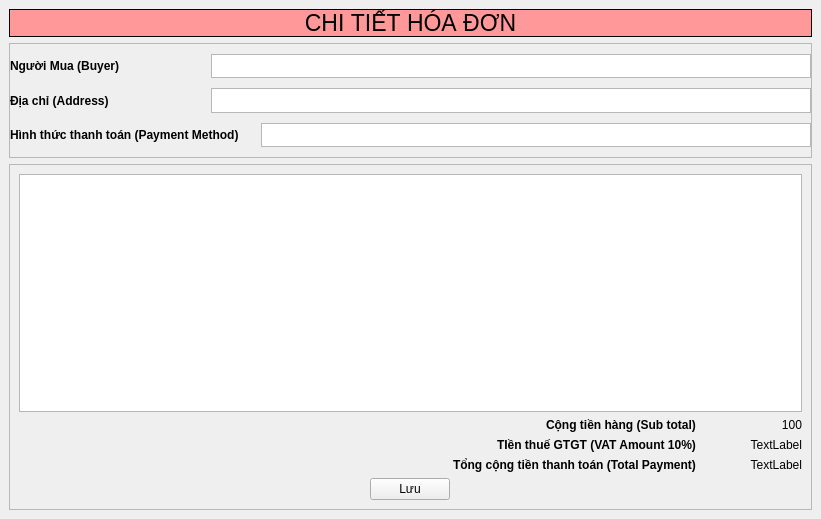
<?xml version="1.0" encoding="UTF-8"?>
<ui version="4.0">
 <class>MainWindow</class>
 <widget class="QMainWindow" name="MainWindow">
  <property name="geometry">
   <rect>
    <x>0</x>
    <y>0</y>
    <width>821</width>
    <height>519</height>
   </rect>
  </property>
  <property name="contextMenuPolicy">
   <enum>Qt::DefaultContextMenu</enum>
  </property>
  <property name="windowTitle">
   <string>Middleware Tool</string>
  </property>
  <property name="windowIcon">
   <iconset>
    <normaloff>small.jpg</normaloff>small.jpg</iconset>
  </property>
  <property name="dockOptions">
   <set>QMainWindow::AllowTabbedDocks</set>
  </property>
  <widget class="QWidget" name="centralwidget">
   <property name="sizePolicy">
    <sizepolicy hsizetype="Minimum" vsizetype="Minimum">
     <horstretch>0</horstretch>
     <verstretch>0</verstretch>
    </sizepolicy>
   </property>
   <property name="minimumSize">
    <size>
     <width>200</width>
     <height>100</height>
    </size>
   </property>
   <layout class="QVBoxLayout" name="verticalLayout_2" stretch="0,1,3">
    <item>
     <widget class="QLabel" name="lbTitle">
      <property name="enabled">
       <bool>true</bool>
      </property>
      <property name="sizePolicy">
       <sizepolicy hsizetype="Preferred" vsizetype="Preferred">
        <horstretch>0</horstretch>
        <verstretch>0</verstretch>
       </sizepolicy>
      </property>
      <property name="baseSize">
       <size>
        <width>9</width>
        <height>0</height>
       </size>
      </property>
      <property name="font">
       <font>
        <pointsize>17</pointsize>
        <kerning>false</kerning>
       </font>
      </property>
      <property name="cursor">
       <cursorShape>ArrowCursor</cursorShape>
      </property>
      <property name="layoutDirection">
       <enum>Qt::LeftToRight</enum>
      </property>
      <property name="autoFillBackground">
       <bool>false</bool>
      </property>
      <property name="styleSheet">
       <string notr="true">background-color: rgb(255, 153, 153)</string>
      </property>
      <property name="frameShape">
       <enum>QFrame::Box</enum>
      </property>
      <property name="text">
       <string>CHI TIẾT HÓA ĐƠN</string>
      </property>
      <property name="textFormat">
       <enum>Qt::PlainText</enum>
      </property>
      <property name="scaledContents">
       <bool>false</bool>
      </property>
      <property name="alignment">
       <set>Qt::AlignCenter</set>
      </property>
      <property name="indent">
       <number>3</number>
      </property>
     </widget>
    </item>
    <item>
     <widget class="QFrame" name="frameHeader">
      <property name="minimumSize">
       <size>
        <width>0</width>
        <height>0</height>
       </size>
      </property>
      <property name="frameShape">
       <enum>QFrame::StyledPanel</enum>
      </property>
      <property name="frameShadow">
       <enum>QFrame::Raised</enum>
      </property>
      <layout class="QVBoxLayout" name="verticalLayout" stretch="0,0,0">
       <property name="spacing">
        <number>0</number>
       </property>
       <property name="sizeConstraint">
        <enum>QLayout::SetMaximumSize</enum>
       </property>
       <property name="leftMargin">
        <number>0</number>
       </property>
       <property name="topMargin">
        <number>0</number>
       </property>
       <property name="rightMargin">
        <number>0</number>
       </property>
       <property name="bottomMargin">
        <number>0</number>
       </property>
       <item>
        <layout class="QHBoxLayout" name="horizontalBuyer" stretch="0,3">
         <property name="sizeConstraint">
          <enum>QLayout::SetDefaultConstraint</enum>
         </property>
         <property name="topMargin">
          <number>10</number>
         </property>
         <property name="bottomMargin">
          <number>10</number>
         </property>
         <item>
          <widget class="QLabel" name="lbBuyer">
           <property name="font">
            <font>
             <weight>75</weight>
             <bold>true</bold>
            </font>
           </property>
           <property name="text">
            <string>Người Mua (Buyer)</string>
           </property>
          </widget>
         </item>
         <item alignment="Qt::AlignRight">
          <widget class="QTextEdit" name="tbBuyer">
           <property name="sizePolicy">
            <sizepolicy hsizetype="Minimum" vsizetype="Minimum">
             <horstretch>0</horstretch>
             <verstretch>0</verstretch>
            </sizepolicy>
           </property>
           <property name="minimumSize">
            <size>
             <width>600</width>
             <height>23</height>
            </size>
           </property>
           <property name="maximumSize">
            <size>
             <width>16777215</width>
             <height>16777211</height>
            </size>
           </property>
           <property name="font">
            <font>
             <pointsize>8</pointsize>
            </font>
           </property>
           <property name="layoutDirection">
            <enum>Qt::LeftToRight</enum>
           </property>
          </widget>
         </item>
        </layout>
       </item>
       <item>
        <layout class="QHBoxLayout" name="horizontalAddress" stretch="0,3">
         <property name="bottomMargin">
          <number>10</number>
         </property>
         <item>
          <widget class="QLabel" name="lbAddress">
           <property name="font">
            <font>
             <weight>75</weight>
             <bold>true</bold>
            </font>
           </property>
           <property name="text">
            <string>Địa chỉ (Address)</string>
           </property>
          </widget>
         </item>
         <item alignment="Qt::AlignRight">
          <widget class="QTextEdit" name="tbAddress">
           <property name="sizePolicy">
            <sizepolicy hsizetype="Minimum" vsizetype="Minimum">
             <horstretch>0</horstretch>
             <verstretch>0</verstretch>
            </sizepolicy>
           </property>
           <property name="minimumSize">
            <size>
             <width>600</width>
             <height>23</height>
            </size>
           </property>
          </widget>
         </item>
        </layout>
       </item>
       <item>
        <layout class="QHBoxLayout" name="horizontalLayout_2">
         <property name="topMargin">
          <number>0</number>
         </property>
         <property name="bottomMargin">
          <number>10</number>
         </property>
         <item>
          <widget class="QLabel" name="lbPaymentMethod">
           <property name="font">
            <font>
             <weight>75</weight>
             <bold>true</bold>
            </font>
           </property>
           <property name="text">
            <string>Hình thức thanh toán (Payment Method)</string>
           </property>
          </widget>
         </item>
         <item alignment="Qt::AlignRight|Qt::AlignVCenter">
          <widget class="QTextEdit" name="tbPaymentMethod">
           <property name="sizePolicy">
            <sizepolicy hsizetype="Preferred" vsizetype="Minimum">
             <horstretch>0</horstretch>
             <verstretch>0</verstretch>
            </sizepolicy>
           </property>
           <property name="minimumSize">
            <size>
             <width>550</width>
             <height>23</height>
            </size>
           </property>
          </widget>
         </item>
        </layout>
       </item>
      </layout>
     </widget>
    </item>
    <item>
     <widget class="QFrame" name="frameBody">
      <property name="enabled">
       <bool>true</bool>
      </property>
      <property name="frameShape">
       <enum>QFrame::StyledPanel</enum>
      </property>
      <property name="frameShadow">
       <enum>QFrame::Raised</enum>
      </property>
      <layout class="QVBoxLayout" name="verticalLayout_4" stretch="1,0,0,0,0">
       <item>
        <widget class="QTableWidget" name="tableWidget">
         <property name="sizePolicy">
          <sizepolicy hsizetype="Expanding" vsizetype="Preferred">
           <horstretch>0</horstretch>
           <verstretch>0</verstretch>
          </sizepolicy>
         </property>
        </widget>
       </item>
       <item>
        <layout class="QHBoxLayout" name="horizontalSubtotal" stretch="1,0">
         <item alignment="Qt::AlignRight">
          <widget class="QLabel" name="label">
           <property name="font">
            <font>
             <weight>75</weight>
             <bold>true</bold>
            </font>
           </property>
           <property name="text">
            <string>Cộng tiền hàng (Sub total)</string>
           </property>
          </widget>
         </item>
         <item alignment="Qt::AlignRight">
          <widget class="QLabel" name="lbSubTotal">
           <property name="sizePolicy">
            <sizepolicy hsizetype="Minimum" vsizetype="Minimum">
             <horstretch>0</horstretch>
             <verstretch>0</verstretch>
            </sizepolicy>
           </property>
           <property name="minimumSize">
            <size>
             <width>100</width>
             <height>0</height>
            </size>
           </property>
           <property name="layoutDirection">
            <enum>Qt::LeftToRight</enum>
           </property>
           <property name="text">
            <string>100</string>
           </property>
           <property name="alignment">
            <set>Qt::AlignRight|Qt::AlignTrailing|Qt::AlignVCenter</set>
           </property>
          </widget>
         </item>
        </layout>
       </item>
       <item>
        <layout class="QHBoxLayout" name="horizontalVATAmount" stretch="1,0">
         <item alignment="Qt::AlignRight">
          <widget class="QLabel" name="label_2">
           <property name="font">
            <font>
             <weight>75</weight>
             <bold>true</bold>
            </font>
           </property>
           <property name="text">
            <string>TIền thuế GTGT (VAT Amount 10%)</string>
           </property>
          </widget>
         </item>
         <item>
          <widget class="QLabel" name="lbVATAmount">
           <property name="minimumSize">
            <size>
             <width>100</width>
             <height>0</height>
            </size>
           </property>
           <property name="text">
            <string>TextLabel</string>
           </property>
           <property name="alignment">
            <set>Qt::AlignRight|Qt::AlignTrailing|Qt::AlignVCenter</set>
           </property>
          </widget>
         </item>
        </layout>
       </item>
       <item>
        <layout class="QHBoxLayout" name="horizontalTotalPayment" stretch="1,0">
         <item alignment="Qt::AlignRight">
          <widget class="QLabel" name="lbTotalPayment">
           <property name="font">
            <font>
             <weight>75</weight>
             <bold>true</bold>
            </font>
           </property>
           <property name="text">
            <string>Tổng cộng tiền thanh toán (Total Payment)</string>
           </property>
          </widget>
         </item>
         <item>
          <widget class="QLabel" name="lbTotalPayment_2">
           <property name="minimumSize">
            <size>
             <width>100</width>
             <height>0</height>
            </size>
           </property>
           <property name="text">
            <string>TextLabel</string>
           </property>
           <property name="alignment">
            <set>Qt::AlignRight|Qt::AlignTrailing|Qt::AlignVCenter</set>
           </property>
          </widget>
         </item>
        </layout>
       </item>
       <item>
        <layout class="QVBoxLayout" name="verticalLayout_3">
         <item alignment="Qt::AlignHCenter">
          <widget class="QPushButton" name="btnSave">
           <property name="sizePolicy">
            <sizepolicy hsizetype="Minimum" vsizetype="Minimum">
             <horstretch>0</horstretch>
             <verstretch>0</verstretch>
            </sizepolicy>
           </property>
           <property name="minimumSize">
            <size>
             <width>50</width>
             <height>0</height>
            </size>
           </property>
           <property name="text">
            <string>Lưu</string>
           </property>
          </widget>
         </item>
        </layout>
       </item>
      </layout>
     </widget>
    </item>
   </layout>
  </widget>
 </widget>
 <resources/>
 <connections/>
</ui>
